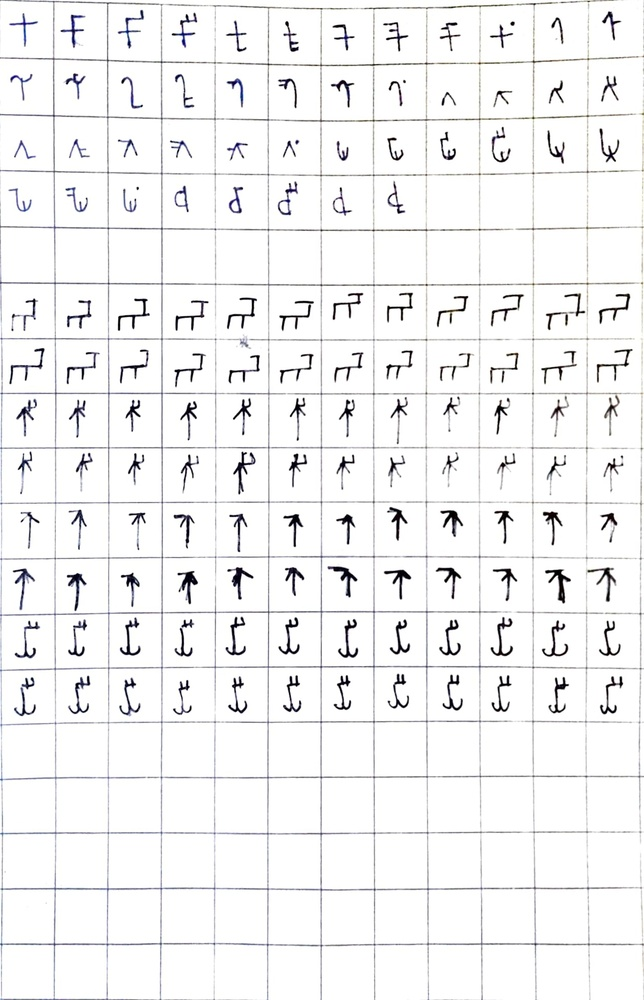
#> input picture DATASET/mistake.jpg, 644 x 1000 px, shrunk from 1416 x 2200 before the run, found by its file name
$ python row.py
#> lines starting #> are read from the running program, lines starting #| are printed output that depends on the picture
from PIL import Image
import os

def crop_and_save(image_path, output_root_folder):
    # Open the image
#> called with image_path = 'D:\\CDAC PROJECT\\DATASET\\mistake.jpg', output_root_folder = 'p1'
    original_image = Image.open(image_path)
#> original_image is the input picture: PIL image 644x1000 RGB; mean R, G, B 242.6, 242.5, 242.8

    # Get the dimensions of the original image
    width, height = original_image.size
#> width = 644; height = 1000

    # Define the size of each cropped part
    crop_width = width // 12
#> crop_width = 53
    crop_height = height // 18
#> crop_height = 55

    # Create output root folder if it doesn't exist
    os.makedirs(output_root_folder, exist_ok=True)

    # Loop through each column
    for j in range(18):
        # Create a folder for each row
        row_folder = os.path.join(output_root_folder, f"row_{j}")
        os.makedirs(row_folder, exist_ok=True)

        # Loop through each row
        for i in range(12):
            # Calculate the coordinates for cropping
            left = i * crop_width
            upper = j * crop_height
            right = left + crop_width
            lower = upper + crop_height

            # Crop the image
            cropped_image = original_image.crop((left, upper, right, lower))

            # Save the cropped image to the row folder
            output_path = os.path.join(row_folder, f"mis_p1{i}.png")
            cropped_image.save(output_path)
#> this loop made 18 passes
#> pass 1, in crop_and_save, `cropped_image.save(output_path)`:
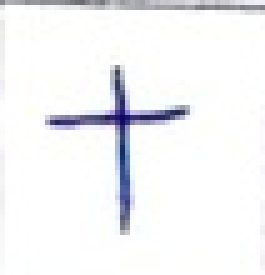
#> saved as mis_p10.png: PIL image 53x55 RGB (shown 5 times larger); mean R, G, B 243.3, 243.8, 246.2
#> pass 1, in crop_and_save, `cropped_image.save(output_path)`:
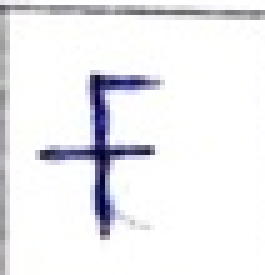
#> saved as mis_p11.png: PIL image 53x55 RGB (shown 5 times larger); mean R, G, B 236.8, 236.7, 239.9
#> pass 1, in crop_and_save, `cropped_image.save(output_path)`:
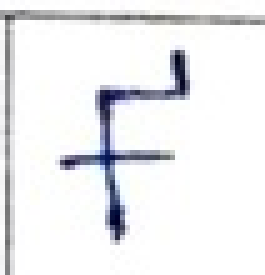
#> saved as mis_p12.png: PIL image 53x55 RGB (shown 5 times larger); mean R, G, B 236.9, 237.4, 239.4
#> pass 1, in crop_and_save, `cropped_image.save(output_path)`:
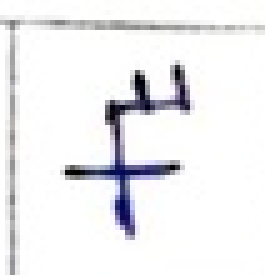
#> saved as mis_p13.png: PIL image 53x55 RGB (shown 5 times larger); mean R, G, B 238, 237.9, 239.9
#> after the loop:
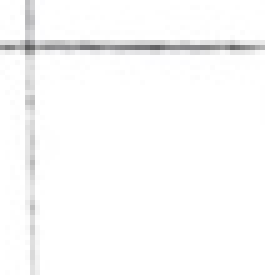
#> cropped_image: PIL image 53x55 RGB (shown 5 times larger); mean R, G, B 250.1, 250.1, 250.2

# Example usage
image_path = "D:\\CDAC PROJECT\\DATASET\\mistake.jpg"
output_root_folder = "p1"
crop_and_save(image_path, output_root_folder)

$ run again, with DATASET/S1_p1.jpg copied over DATASET/mistake.jpg
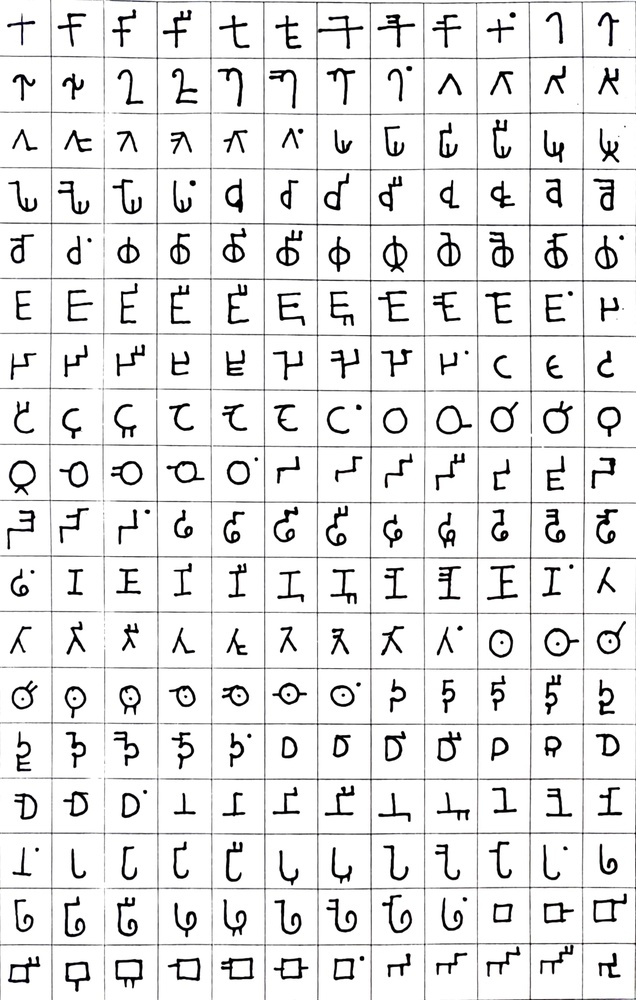
#> input picture DATASET/S1_p1.jpg, 636 x 1000 px, shrunk from 1400 x 2200 before the run, found by its file name
#> in crop_and_save, original_image is the input picture: PIL image 636x1000 RGB; mean R, G, B 231.4, 231.4, 231.5
#> the loop in crop_and_save, `for j in range(18):` made 18 passes
#> pass 1, in crop_and_save, `cropped_image.save(output_path)`:
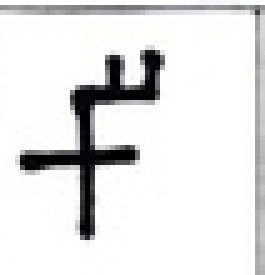
#> saved as mis_p13.png: PIL image 53x55 RGB (shown 5 times larger); mean R, G, B 227.8, 227.8, 228.2
#> after the loop in crop_and_save, `for j in range(18):`:
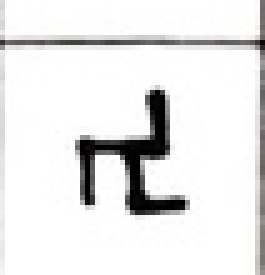
#> cropped_image: PIL image 53x55 RGB (shown 5 times larger); mean R, G, B 231.7, 231.5, 231.3

$ run again, with DATASET/s1_p2.jpg copied over DATASET/mistake.jpg
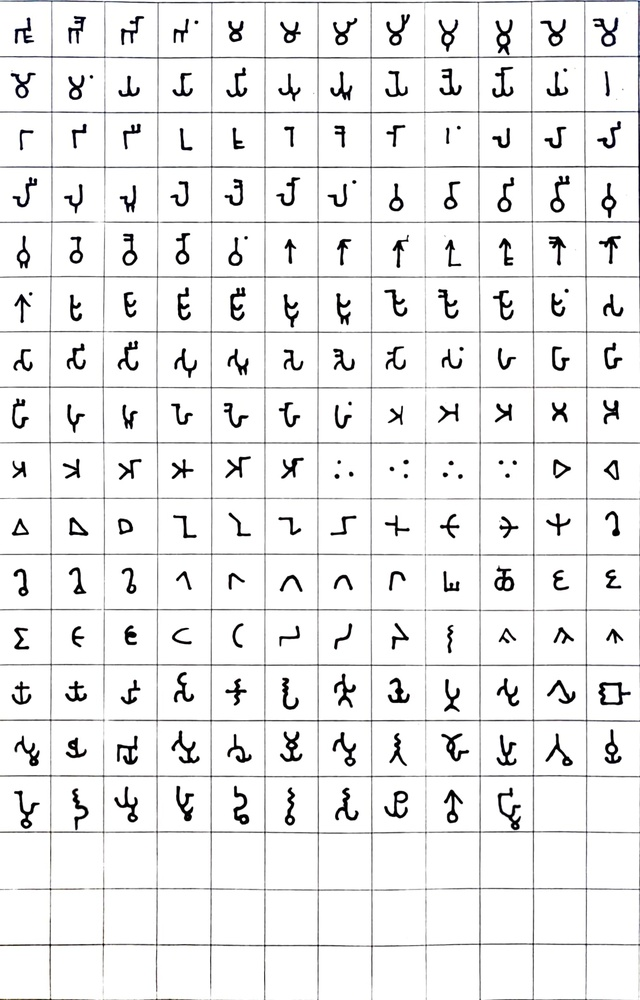
#> input picture DATASET/s1_p2.jpg, 640 x 1000 px, shrunk from 1407 x 2200 before the run, found by its file name
#> in crop_and_save, original_image is the input picture: PIL image 640x1000 RGB; mean R, G, B 237.4, 237.4, 237.5
#> the loop in crop_and_save, `for j in range(18):` made 18 passes
#> pass 1, in crop_and_save, `cropped_image.save(output_path)`:
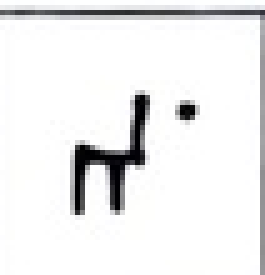
#> saved as mis_p13.png: PIL image 53x55 RGB (shown 5 times larger); mean R, G, B 237.1, 237.2, 237.5
#> after the loop in crop_and_save, `for j in range(18):`:
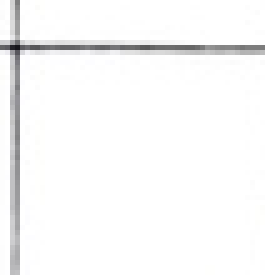
#> cropped_image: PIL image 53x55 RGB (shown 5 times larger); mean R, G, B 248.2, 248.2, 248.3
